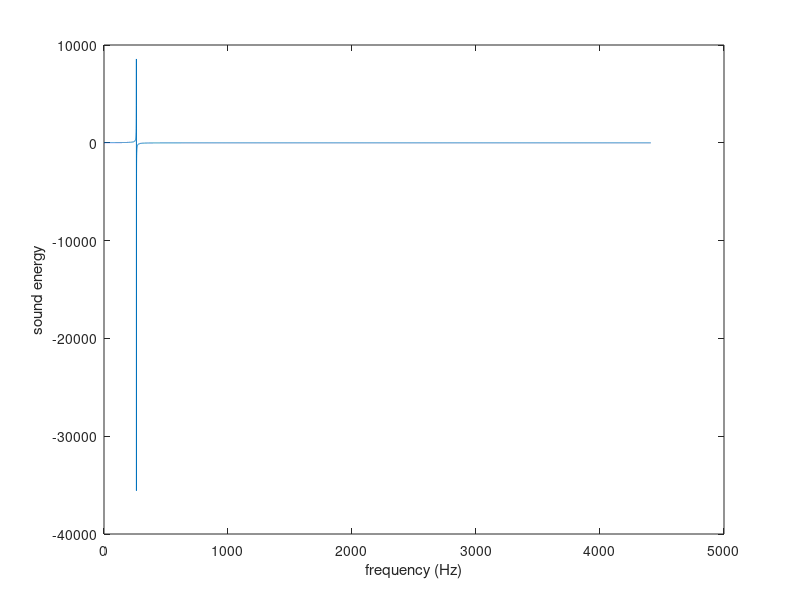

This chart was generated by the following MATLAB code: (Note: this script raises an error after producing the figure.)
%  FFT of a sine wave
function main
    % fundamental relationships
    %       N samples
    %       Fs - sampling frequency
    %       dt = 1/Fs
    %       Tmax = N * dt
    %       df = 1/Tmax
    %       Fmax = N * df
    %           really mirrored about Fmax/2
    %           usually plot many points less
    %
    %   Start with a 3 sec sine wave at Middle C, 261.6 Hz
    Fs = 44100
    Tmax = 3
    N = Fs .* Tmax
    mid_C = 261.6 * 2 * pi;
    t = linspace(0, Tmax, N);
    note = sin(mid_C .* t);
    sound(note, Fs)
    pause(length(note) ./ Fs)
    plot(t, note)
    Y = fft(note);
    f = linspace(0, Fs, N);
    ns = N / 10;
    plot(f(1:ns), real(Y(1:ns)))
    xlabel( 'frequency (Hz)')
    ylabel('sound energy')
    %
    figure
    [tpt, Fs] = audioread('../Text/instr_tpt.wav');
    N = length(tpt);
    sound(tpt, Fs)
    tmax = N/Fs;
    pause(tmax)
    Y = fft(tpt);
    fmax = Fs;
    ns = 20000;
    f = linspace(0, fmax, N);
    plot(f(1:ns), abs(Y(1:ns)));
    xlabel('frequency (Hz)')
    grid on
    pause(1)
    figure
    plot3(f(1:ns), real(Y(1:ns)), imag(Y(1:ns)))
    xlabel('Frequency');
    ylabel('Real Part');
    zlabel('Imaginary Part');
    grid on
    [note Fs] = audioread('../Text/trainwhistle.wav');
    N = length(note);
end
